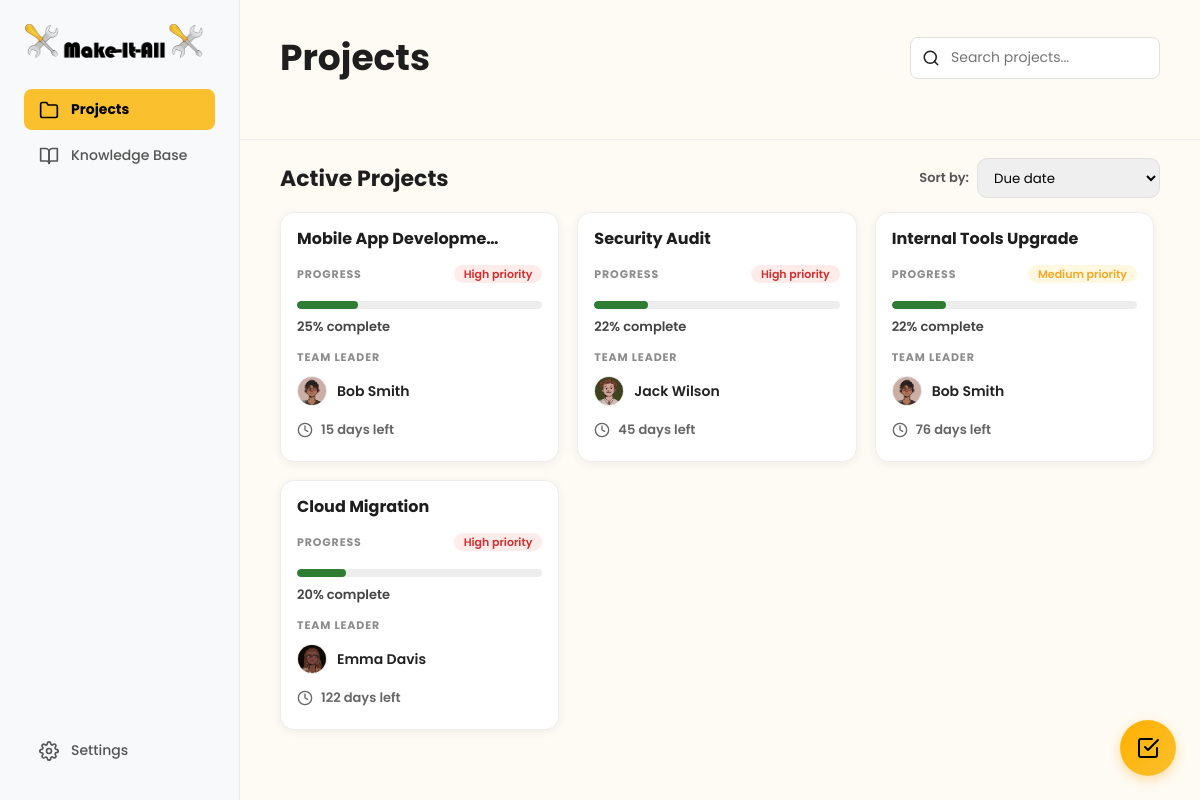
Page /user/project/projects-overview.php (signed in) on the committed database.
### tables this page shows
CREATE TABLE projects (
    project_id INT AUTO_INCREMENT PRIMARY KEY,
    project_name VARCHAR(255) NOT NULL,
    description TEXT,
    created_by INT NOT NULL COMMENT 'Manager who created the project',
    team_leader_id INT NULL COMMENT 'Assigned team leader',
    start_date DATE NOT NULL,
    deadline DATE NOT NULL,
    estimated_completion_date DATE NULL COMMENT 'Calculated based on velocity',
    completed_date DATE NULL,
    status ENUM('planning', 'active', 'on_hold', 'completed', 'archived') DEFAULT 'active',
    priority ENUM('low', 'medium', 'high') DEFAULT 'medium',
    completion_percentage DECIMAL(5,2) DEFAULT 0.00,
    overdue_tasks_count INT DEFAULT 0,
    resource_level ENUM('sufficient', 'tight', 'under_resourced') DEFAULT 'sufficient',
    created_at TIMESTAMP DEFAULT CURRENT_TIMESTAMP,
    updated_at TIMESTAMP DEFAULT CURRENT_TIMESTAMP ON UPDATE CURRENT_TIMESTAMP,
    archived_at TIMESTAMP NULL,
    FOREIGN KEY (created_by) REFERENCES users(user_id) ON DELETE RESTRICT,
    FOREIGN KEY (team_leader_id) REFERENCES users(user_id) ON DELETE SET NULL,
    INDEX idx_status (status),
    INDEX idx_created_by (created_by),
    INDEX idx_team_leader (team_leader_id),
    INDEX idx_deadline (deadline),
    INDEX idx_priority (priority)
);

CREATE TABLE users (
    user_id INT AUTO_INCREMENT PRIMARY KEY,
    email VARCHAR(255) NOT NULL UNIQUE,
    password_hash VARCHAR(255) NULL COMMENT 'NULL for non-registered employees',
    is_registered BOOLEAN DEFAULT FALSE,
    first_name VARCHAR(100) NOT NULL,
    last_name VARCHAR(100) NOT NULL,
    profile_picture VARCHAR(255) DEFAULT '/default-avatar.png',
    role ENUM('manager', 'team_leader', 'team_member', 'technical_specialist') NOT NULL DEFAULT 'team_member',
    department VARCHAR(100),
    specialties TEXT COMMENT 'JSON array: ["Frontend", "React", "UX Design"]',
    manager_id INT NULL COMMENT 'Self-referencing FK - who manages this user',
    is_active BOOLEAN DEFAULT TRUE,
    last_login TIMESTAMP NULL,
    created_at TIMESTAMP DEFAULT CURRENT_TIMESTAMP,
    updated_at TIMESTAMP DEFAULT CURRENT_TIMESTAMP ON UPDATE CURRENT_TIMESTAMP,
    FOREIGN KEY (manager_id) REFERENCES users(user_id) ON DELETE SET NULL,
    INDEX idx_email (email),
    INDEX idx_role (role),
    INDEX idx_manager (manager_id),
    INDEX idx_is_registered (is_registered),
    INDEX idx_is_active (is_active)
);

### user/project/projects-overview.php (the view, shortened to what this page needs)
<?php
$database = new Database();
$db = $database->getConnection();
$isLoggedIn = isset($_SESSION['role'], $_SESSION['email'], $_SESSION['user_id']);
if (!$isLoggedIn) {
  $role = 'manager';
  $isManager = true;
  $currentUserId = 1;
} else {
  $currentUserId = $_SESSION['user_id'];
}
function daysLeft(?string $estimated, ?string $deadline): ?int
{
  $target = $estimated ?: $deadline;
  $today = new DateTime('today');
  $targetDate = new DateTime($target);
  $diff = $today->diff($targetDate);
  return (int)$diff->format('%r%a');
}
$activeSql = "
  SELECT DISTINCT
    p.project_id,
    p.project_name,
    p.description,
    p.team_leader_id,
    p.status,
    p.priority,
    p.deadline,
    p.estimated_completion_date,
    -- live progress (doesn't rely on stored completion_percentage)
    COALESCE(tp.completion_percentage, 0) AS completion_percentage,
    u.first_name AS leader_first_name,
    u.last_name  AS leader_last_name,
    u.profile_picture AS leader_picture
  FROM projects p
  LEFT JOIN users u ON p.team_leader_id = u.user_id
  LEFT JOIN project_members pm ON pm.project_id = p.project_id
  --  task progress subquery (1 row per project)
  LEFT JOIN (
    SELECT
      project_id,
      ROUND(
        (SUM(CASE WHEN status = 'completed' THEN 1 ELSE 0 END) * 100.0) / NULLIF(COUNT(*), 0),
        2
      ) AS completion_percentage
    FROM tasks
    GROUP BY project_id
  ) tp ON tp.project_id = p.project_id
  WHERE p.status IN ('active','planning','on_hold','completed')
    AND p.status <> 'archived'
    AND (
      p.created_by = :uid
      OR p.team_leader_id = :uid
      OR pm.user_id = :uid
    )
  ORDER BY p.deadline ASC
";
$activeStmt = $db->prepare($activeSql);
$activeStmt->execute([':uid' => $currentUserId]);
$activeProjects = $activeStmt->fetchAll(PDO::FETCH_ASSOC);
?>
<!DOCTYPE html>
<html lang="en">
<head>
  <link rel="stylesheet" href="../dashboard.css">
  <link rel="stylesheet" href="projects-overview.css">
</head>
<body id="projects-overview-page">
  <?php include '../to-do/todo_widget.php'; ?>
  <div class="dashboard-container">
    <nav class="sidebar">
      <div class="nav-top">
        <div class="logo-container">
          <img src="../logo.png" alt="Make-It-All Logo" class="logo-icon">
        </div>
        <ul class="nav-main">
          <li class="active-parent"><a href="projects-overview.php"><i data-feather="folder"></i>Projects</a></li>
          <li><a href="../knowledge-base/knowledge-base.html"><i data-feather="book-open"></i>Knowledge Base</a></li>
        </ul>
      </div>
      <div class="nav-footer">
        <ul>
          <li><a href="../settings.php"><i data-feather="settings"></i>Settings</a></li>
        </ul>
      </div>
    </nav>
    <main class="main-content">
      <header class="projects-header">
        <h1>Projects</h1>
        <div class="projects-controls">
          <div class="search-bar">
            <input type="text" id="project-search" placeholder="Search projects..." autocomplete="off">
          </div>
        </div>
      </header>
      <section class="projects-section" id="active-section">
        <div class="section-top">
          <h2 class="active-projects-title">Active Projects</h2>
          <div class="sort-wrap">
            <span class="sort-label">Sort by:</span>
            <select class="sort-dropdown" id="sortProjects">
              <option value="due">Due date</option>
            </select>
          </div>
        </div>
        <div class="projects-grid-scroll">
          <div class="projects-grid">
            <?php if (count($activeProjects) === 0): ?>
              <div class="empty-state">
                <i data-feather="inbox"></i>
                <p>No current active projects</p>
              </div>
            <?php else: ?>
              <?php foreach ($activeProjects as $p): ?>
                <?php
                $progress = (float)($p['completion_percentage'] ?? 0);
                $days = daysLeft($p['estimated_completion_date'] ?? null, $p['deadline'] ?? null);
                $leaderName = trim(($p['leader_first_name'] ?? '') . ' ' . ($p['leader_last_name'] ?? ''));
                $avatar = $p['leader_picture'] ?? '';
                $status = $p['status'] ?? '';
                if ($status === 'completed') {
                  $dateText = 'Completed';
                  $dateClass = 'days-pill is-completed';
                } elseif ($days === null) {
                  $dateText = 'No date set';
                  $dateClass = 'days-pill';
                } elseif ($days < 0) {
                  $dateText = abs($days) . ' days overdue';
                  $dateClass = 'days-pill is-overdue';
                } elseif ($days === 0) {
                  $dateText = 'Due today';
                  $dateClass = 'days-pill is-due';
                } else {
                  $dateText = $days . ' days left';
                  $dateClass = 'days-pill';
                }
                $priority = strtolower($p['priority'] ?? 'medium');
                ?>
                <article
                  class="project-card"
                  data-name="<?= strtolower(htmlspecialchars($p['project_name'])) ?>"
                  data-progress="<?= (int)$progress ?>"
                  data-deadline="<?= htmlspecialchars($p['deadline'] ?? '') ?>"
                  data-project-id="<?= htmlspecialchars($p['project_id'] ?? '') ?>"
                  data-deadline-text="<?= htmlspecialchars($dateText) ?>"
                  data-deadline-class="<?= htmlspecialchars($dateClass) ?>"
                  data-priority="<?= htmlspecialchars($priority) ?>"
                  data-description="<?= htmlspecialchars($p['description'] ?? '') ?>"
                  data-team-leader-id="<?= htmlspecialchars($p['team_leader_id'] ?? '') ?>"
                  data-team-leader-name="<?= htmlspecialchars($leaderName) ?>">
                  <h3 class="project-title"><?= htmlspecialchars($p['project_name']) ?></h3>
                  <div class="progress-head">
                    <span class="small-label">PROGRESS</span>
                    <span class="priority-pill priority-<?= htmlspecialchars($priority) ?>">
                      <?= ucfirst(htmlspecialchars($priority)) ?> priority
                    </span>
                  </div>
                  <div class="progress-track" aria-hidden="true">
                    <div class="progress-fill" style="width: <?= (int)round($progress) ?>%;"></div>
                  </div>
                  <div class="progress-text"><?= (int)round($progress) ?>% complete</div>
                  <div class="small-label leader-label">TEAM LEADER</div>
                  <div class="leader-row">
                    <?php if (!empty($avatar)): ?>
                      <img class="leader-avatar" src="<?= htmlspecialchars($avatar) ?>" alt="Leader pfp">
                    <?php else: ?>
                      <div class="leader-avatar leader-avatar--default" aria-hidden="true">
                        <i data-feather="user"></i>
                      </div>
                    <?php endif; ?>
                    <span class="leader-name"><?= htmlspecialchars($leaderName) ?></span>
                  </div>
                  <div class="card-footer">
                    <div class="<?= $dateClass ?>">
                      <i data-feather="clock"></i>
                      <span><?= htmlspecialchars($dateText) ?></span>
                    </div>
                  </div>
                </article>
              <?php endforeach; ?>
            <?php endif; ?>
          </div>
        </div>
      </section>
    </main>
  </div>
</body>
</html>

### user/dashboard.css (style rules this page uses)
html, body { height: 100%; }
body { background: #FEFBF4; font-family: 'Poppins', sans-serif; margin: 0; height: 100vh; color: #1E1E1E; overflow: hidden; }
* { box-sizing: border-box; }
a { color: #1E1E1E; transition: color 0.2s ease; }
.dashboard-container { display: flex; width: 100%; height: 100vh; }
.sidebar { width: 240px; flex-shrink: 0; background: #F8F9FA; padding: 24px; display: flex; flex-direction: column; justify-content: space-between; border-right: 1px solid #EAECEE; }
.logo-container { display: flex; align-items: center; gap: 8px; font-size: 20px; font-weight: 700; margin-bottom: 30px; }
.logo-icon { width: 180px; height: 35px; }
.sidebar ul { list-style: none; padding: 0; margin: 0; }
.sidebar ul a { display: flex; align-items: center; gap: 12px; padding: 10px 15px; text-decoration: none; color: #555; font-weight: 500; border-radius: 8px; margin-bottom: 5px; font-size: 14px; }
.sidebar ul a svg { width: 20px; height: 20px; }
.sidebar ul.nav-main>li.active-parent>a { background: #FBC02D; color: black; font-weight: 700; }
.main-content { flex: 1; padding: 0; display: flex; flex-direction: column; min-height: 0; overflow-y: auto; height: 100vh; }

### rows in the picture
projects: project_name "Mobile App Developme…", priority "High", progress "25", team_leader.profile_picture (picture), team_leader.last_name "Bob Smith", dateText "15 days left"
projects: project_name "Security Audit", priority "High", progress "22", team_leader.profile_picture (picture), team_leader.last_name "Jack Wilson", dateText "45 days left"
projects: project_name "Internal Tools Upgrade", priority "Medium", progress "22", team_leader.profile_picture (picture), team_leader.last_name "Bob Smith", dateText "76 days left"
projects: project_name "Cloud Migration", priority "High", progress "20", team_leader.profile_picture (picture), team_leader.last_name "Emma Davis", dateText "122 days left"
